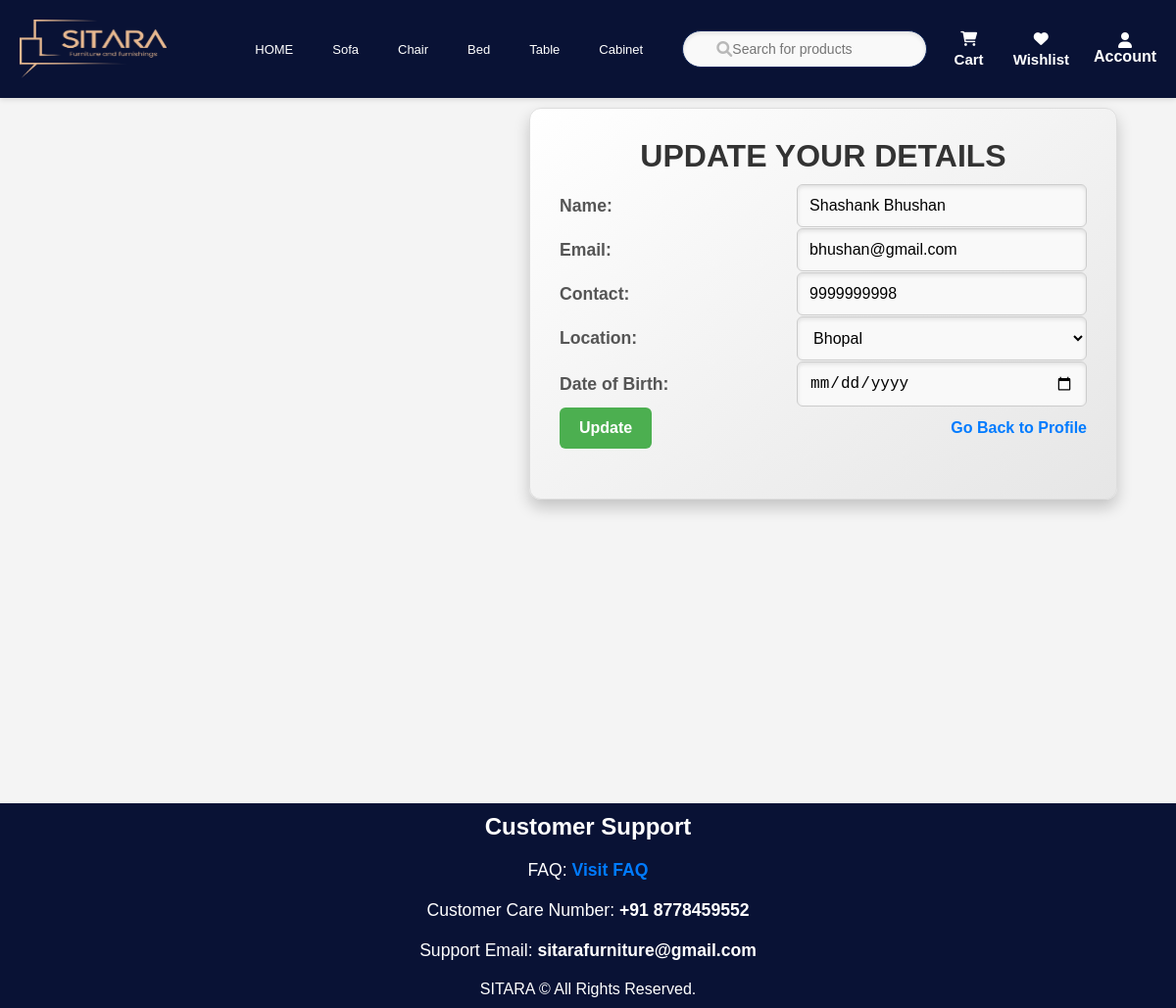
Page /auth/update_details/2 (signed in) on the committed database.
### app/models.py (models this page shows, shortened)
class User(UserMixin, db.Model):
    id = db.Column(db.Integer, primary_key=True)
    username = db.Column(db.String(50), nullable=False)
    email = db.Column(db.String(100), unique=True, nullable=False)
    password = db.Column(db.String(255), nullable=False)
    role = db.Column(db.String(20), nullable=False)
    contact = db.Column(db.String(20), nullable=False)
    address = db.Column(db.String(200), nullable=False)
    city = db.Column(db.String(100), nullable=False)
    reset_token = db.Column(db.String(128), nullable=True)

### app/auth.py (the view, shortened to what this page needs)
@auth.route('/update_details/<int:id>', methods=['GET', 'POST'])
@login_required
def update_details(id):
    user = db.session.get(User, id)
    if not user:
        flash("User not found.", "error")
        return redirect(url_for('main.profile'))  # Redirect to an appropriate route
    if current_user.id != id and current_user.role != 'admin':
        abort(403)
    return render_template('update_details.html', user=user)

### app/templates/update_details.html (shortened to what this page needs)
        <head>
            <link rel="stylesheet" href="{{ url_for('static', filename='register.css') }}">
          </head>
          {% extends "home.html" %}
          {% block content %}
        <div class="form-container">
        <h2 class="title">Update Your Details</h2>
        <form method="POST" action="">
            <div class="form-group">
                <label for="username">Name:</label>
                <input type="text" name="username" id="username" class="form-control" value="{{ user.username }}">
            </div>
            <div class="form-group">
                <label for="email">Email:</label>
                <input type="email" name="email" id="email" class="form-control" value="{{ user.email }}">
            </div>
            <div class="form-group">
                <label for="contact">Contact:</label>
                <input type="text" name="contact" id="contact" class="form-control" value="{{ user.contact }}">
            </div>
            <div class="form-group">
                <label for="city">Location:</label>
                <select name="city" id="city"  class="form-control" >
                  <option value="Bhopal" {% if user.city == 'Bhopal' %}selected{% endif %}>Bhopal</option>
              </select>
          </div>
            <div class="form-group">
                <label for="dob">Date of Birth:</label>
                <input type="date" name="dob" id="dob" class="form-control" value="{{ user.dob }}">
            </div>
            <div class="form-group button-group">
              <button type="submit" class="btn">Update</button>
              <a href="/auth/profile/{{ user.id }}" class="btn btn-secondary">Go Back to Profile</a>
          </div>
        </form>
    </div>
</body>
{% endblock %}

### app/static/register.css (style rules this page uses)
body { background: url("../static/videos/register.jpg") no-repeat center center; background-size: 100% 105%; background-attachment: fixed; font-family: Arial, sans-serif; margin: 0; padding: 0; display: flex; flex-direction: column; min-height: 100vh; }
.form-container { width: 600px; background: linear-gradient(145deg, #ffffff, #e6e6e6); padding: 30px; border-radius: 12px; box-shadow: 0 8px 16px rgba(0, 0, 0, 0.2); border: 1px solid #ddd; margin-left: auto; margin-right: 50px; }
.form-container h2 { text-align: center; font-size: 2rem; color: #333; margin-bottom: 10px; text-transform: uppercase; }
.form-container form { display: flex; flex-direction: column; }
.form-container .form-group { display: flex; justify-content: space-between; align-items: center; margin-bottom: 1px; }
.form-container label { font-size: 1.1rem; color: #555; font-weight: bold; width: 40%; }
input[type="text"], input[type="email"], input[type="password"], input[type="date"], input[type="tel"], textarea, select, input[type="number"], input[type="range"] { width: 55%; padding: 12px; border-radius: 6px; border: 1px solid #ccc; font-size: 1rem; background-color: #f9f9f9; box-shadow: inset 0 2px 4px rgba(0, 0, 0, 0.1); }
button { padding: 12px 20px; font-size: 1rem; font-weight: bold; border: none; border-radius: 6px; cursor: pointer; transition: all 0.3s ease-in-out; }
button[type="submit"] { background-color: #4CAF50; color: white; }
a { text-decoration: none; color: #007BFF; font-weight: bold; }

### app/static/home.css (style rules this page uses)
* { margin: 0; padding-top: 0; box-sizing: border-box; }
body { margin: 0; padding: 0; background-color: #f4f4f4; color: #333; */ }

### app/templates/update_details.html (style rules this page uses)
.form-container { width: 600px; height: 400px; background: linear-gradient(145deg, #ffffff, #e6e6e6); padding: 30px; border-radius: 12px; box-shadow: 0 8px 16px rgba(0, 0, 0, 0.2); border: 1px solid #ddd; }

### rows in the picture
User: username "Shashank Bhushan", email "bhushan@gmail.com", contact "9999999998", city "Bhopal"
